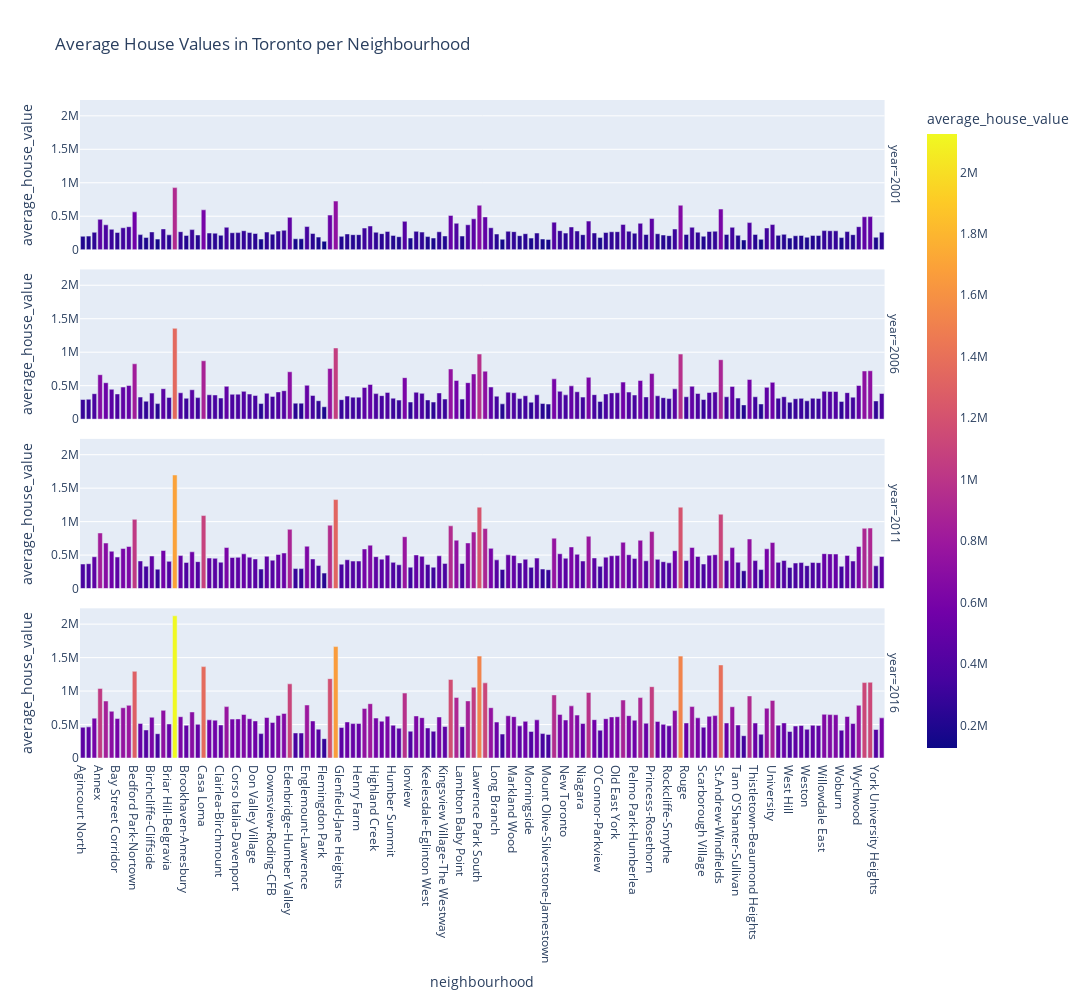

The notebook cell this image was saved under:
### Code cell
def average_house_value_snapshot():
    """Average house value for all Toronto's neighbourhoods per year."""
    plotly_figure = to_data.reset_index()
    row_facet = px.bar(plotly_figure, 
                       x = "neighbourhood", 
                       y = "average_house_value",
                       facet_row = "year",
                       title = "Average House Values in Toronto per Neighbourhood",
                       height = 1000,
                       width = 1300,
                       color = "average_house_value")
    return row_facet
average_house_value_snapshot()

### Figure 1 — Plotly figure (JSON) as saved in the notebook; plotly's stock layout.template omitted (floating-point values rounded to 4 significant figures; data arrays with more than 128 entries replaced by an {"elided": "..."} marker saying what was removed)
{"data": [{"alignmentgroup": "True", "hovertemplate": "year=2001<br>neighbourhood=%{x}<br>average_house_value=%{marker.color}<extra></extra>", "legendgroup": "", "marker": {"color": {"elided": "140 int values"}, "coloraxis": "coloraxis"}, "name": "", "offsetgroup": "", "orientation": "v", "showlegend": false, "textposition": "auto", "type": "bar", "x": {"elided": "140 str values"}, "xaxis": "x4", "y": {"elided": "140 int values"}, "yaxis": "y4"}, {"alignmentgroup": "True", "hovertemplate": "year=2006<br>neighbourhood=%{x}<br>average_house_value=%{marker.color}<extra></extra>", "legendgroup": "", "marker": {"color": {"elided": "140 int values"}, "coloraxis": "coloraxis"}, "name": "", "offsetgroup": "", "orientation": "v", "showlegend": false, "textposition": "auto", "type": "bar", "x": {"elided": "140 str values"}, "xaxis": "x3", "y": {"elided": "140 int values"}, "yaxis": "y3"}, {"alignmentgroup": "True", "hovertemplate": "year=2011<br>neighbourhood=%{x}<br>average_house_value=%{marker.color}<extra></extra>", "legendgroup": "", "marker": {"color": {"elided": "140 int values"}, "coloraxis": "coloraxis"}, "name": "", "offsetgroup": "", "orientation": "v", "showlegend": false, "textposition": "auto", "type": "bar", "x": {"elided": "140 str values"}, "xaxis": "x2", "y": {"elided": "140 int values"}, "yaxis": "y2"}, {"alignmentgroup": "True", "hovertemplate": "year=2016<br>neighbourhood=%{x}<br>average_house_value=%{marker.color}<extra></extra>", "legendgroup": "", "marker": {"color": {"elided": "140 int values"}, "coloraxis": "coloraxis"}, "name": "", "offsetgroup": "", "orientation": "v", "showlegend": false, "textposition": "auto", "type": "bar", "x": {"elided": "140 str values"}, "xaxis": "x", "y": {"elided": "140 int values"}, "yaxis": "y"}], "layout": {"annotations": [{"font": {}, "showarrow": false, "text": "year=2016", "textangle": 90, "x": 0.98, "xanchor": "left", "xref": "paper", "y": 0.1138, "yanchor": "middle", "yref": "paper"}, {"font": {}, "showarrow": false, "text": "year=2011", "textangle": 90, "x": 0.98, "xanchor": "left", "xref": "paper", "y": 0.3712, "yanchor": "middle", "yref": "paper"}, {"font": {}, "showarrow": false, "text": "year=2006", "textangle": 90, "x": 0.98, "xanchor": "left", "xref": "paper", "y": 0.6288, "yanchor": "middle", "yref": "paper"}, {"font": {}, "showarrow": false, "text": "year=2001", "textangle": 90, "x": 0.98, "xanchor": "left", "xref": "paper", "y": 0.8862, "yanchor": "middle", "yref": "paper"}], "barmode": "relative", "coloraxis": {"colorbar": {"title": {"text": "average_house_value"}}, "colorscale": [[0, "#0d0887"], [0.1111, "#46039f"], [0.2222, "#7201a8"], [0.3333, "#9c179e"], [0.4444, "#bd3786"], [0.5556, "#d8576b"], [0.6667, "#ed7953"], [0.7778, "#fb9f3a"], [0.8889, "#fdca26"], [1, "#f0f921"]]}, "height": 1000, "legend": {"tracegroupgap": 0}, "title": {"text": "Average House Values in Toronto per Neighbourhood"}, "width": 1300, "xaxis": {"anchor": "y", "autorange": true, "domain": [0, 0.98], "range": [-0.5, 139.5], "title": {"text": "neighbourhood"}, "type": "category"}, "xaxis2": {"anchor": "y2", "autorange": true, "domain": [0, 0.98], "matches": "x", "range": [-0.5, 139.5], "showticklabels": false, "type": "category"}, "xaxis3": {"anchor": "y3", "autorange": true, "domain": [0, 0.98], "matches": "x", "range": [-0.5, 139.5], "showticklabels": false, "type": "category"}, "xaxis4": {"anchor": "y4", "autorange": true, "domain": [0, 0.98], "matches": "x", "range": [-0.5, 139.5], "showticklabels": false, "type": "category"}, "yaxis": {"anchor": "x", "autorange": true, "domain": [0, 0.2275], "range": [0, 2236000.0], "title": {"text": "average_house_value"}, "type": "linear"}, "yaxis2": {"anchor": "x2", "autorange": true, "domain": [0.2575, 0.485], "matches": "y", "range": [0, 2236000.0], "title": {"text": "average_house_value"}, "type": "linear"}, "yaxis3": {"anchor": "x3", "autorange": true, "domain": [0.515, 0.7425], "matches": "y", "range": [0, 2236000.0], "title": {"text": "average_house_value"}, "type": "linear"}, "yaxis4": {"anchor": "x4", "autorange": true, "domain": [0.7725, 1], "matches": "y", "range": [0, 2236000.0], "title": {"text": "average_house_value"}, "type": "linear"}}}
